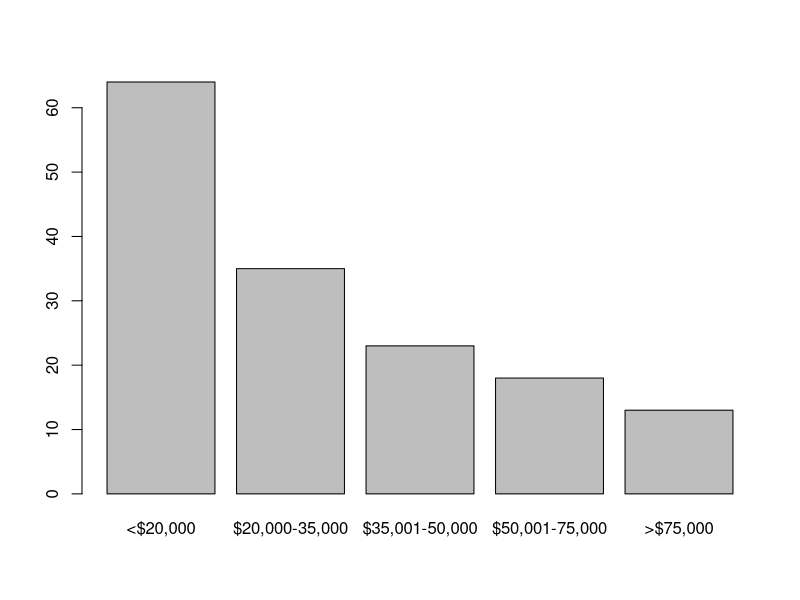

This chart was generated by the following R code: (Note: this script raises an error after producing the figure.)
library(psych)
library(dplyr)
#import behavioral data

getwd()
prebeh <- read.csv("DMP_pretx_demo_tasks_full_12.15.15.csv", sep = ",", header = TRUE)
describe(prebeh)
glimpse(prebeh)
str(prebeh)
summary(prebeh)
colnames(prebeh)

#keep only ones of interest
columns=c("DMP_ID", "sex", "age", "race", "race_oth", "ethnicity",
         "edu", "employ", "income","cog_outlier_pretx", "marital", "shipley",
         "treatment", "bt_ach_tot", "bt_adh_pc", "bmi", 
         "bmi25", "cpt_tp_ct_pretx",  "cpt_tp_mn_pretx",
         "csh_cost_md_pretx", "sst_ssrt_pretx",
         "str_stroop_mn_pretx", "str_stroop_md_pretx", "vnb_tp_ct_0_pretx", "vnb_tp_ct_all_pretx",
         "vnb_tp_ct_1_pretx", "vnb_tp_ct_2_pretx", "vnb_tp_ct_3_pretx", "vnb_tp_md_0_pretx",
         "vnb_tp_md_1_pretx", "vnb_tp_md_2_pretx", "vnb_tp_md_3_pretx")
prebeh <- prebeh %>% select(one_of(columns))

#remove cognitive outliers
prebeh <- prebeh %>% filter(cog_outlier_pretx==0)
#relevel income, education so they're in the right order
prebeh$income <- factor(prebeh$income, levels=c("<$20,000", "$20,000-35,000", "$35,001-50,000", "$50,001-75,000", ">$75,000"))
prebeh$edu <- factor(prebeh$edu, levels=c("Grade school", "Some high school", "HS grad or GED", 
                                             "Some coll or technical school", "College grad or beyond"))
summary(prebeh)
plot(prebeh$income)

#convert factor variables to numeric
hist(prebeh$income, breaks = 6)
#look at whether IQ varies by income, have to transform to numeric first
prebeh$income <- as.numeric(prebeh$income)
test <- lm(sst_ssrt_pretx~income, prebeh)
summary(test)


#look at all variables by income
t <- prebeh %>% group_by(income) %>% summarise_each(funs(mean))
View(t)
#look at all variables by incomebin
t <- prebeh %>% group_by(incomebin) %>% summarise_each(funs(mean))
View(t)
#look at correlation table (convert income and edu to numeric first)
prebeh$income <- as.numeric(prebeh$income)
prebeh$edu <- as.numeric(prebeh$edu)
table(prebeh$income)
cor(prebeh[sapply(prebeh, is.numeric)], use="complete.obs")

#recode income to above/below 20,000
prebeh$incomebin <- ifelse(prebeh$income == "<$20,000",0, 1)
#look at race and income crosstabs
table <- table(prebeh$income, prebeh$race)
write.csv(table, "raceandincome.csv")
prop.table(table,1)
chisq.test(table)
fisher.test(table)
#look at crosstabs by education
table <- table(prebeh$edu, prebeh$race)
table

#correlation
cor(prebeh$income, prebeh$shipley)
